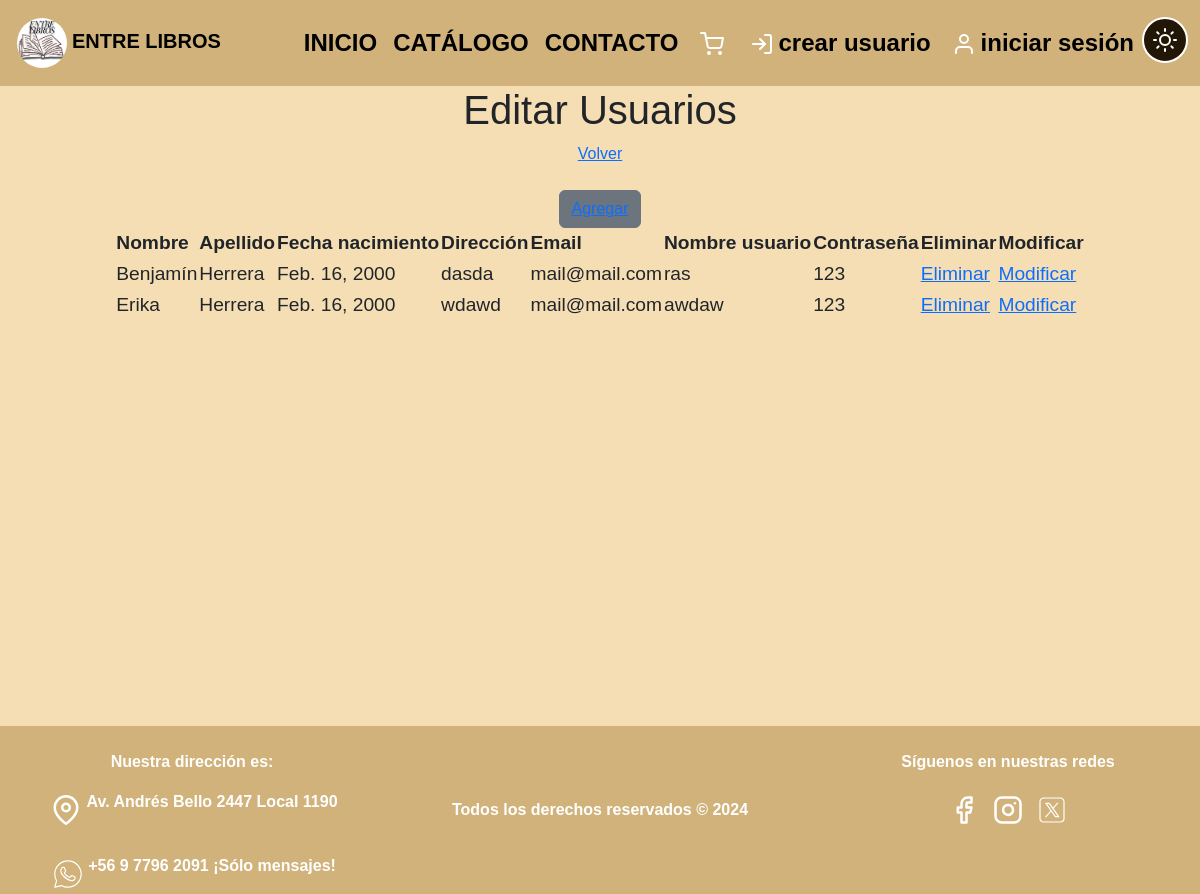
The app's page /entreLibros/crud_usuarios, older data.
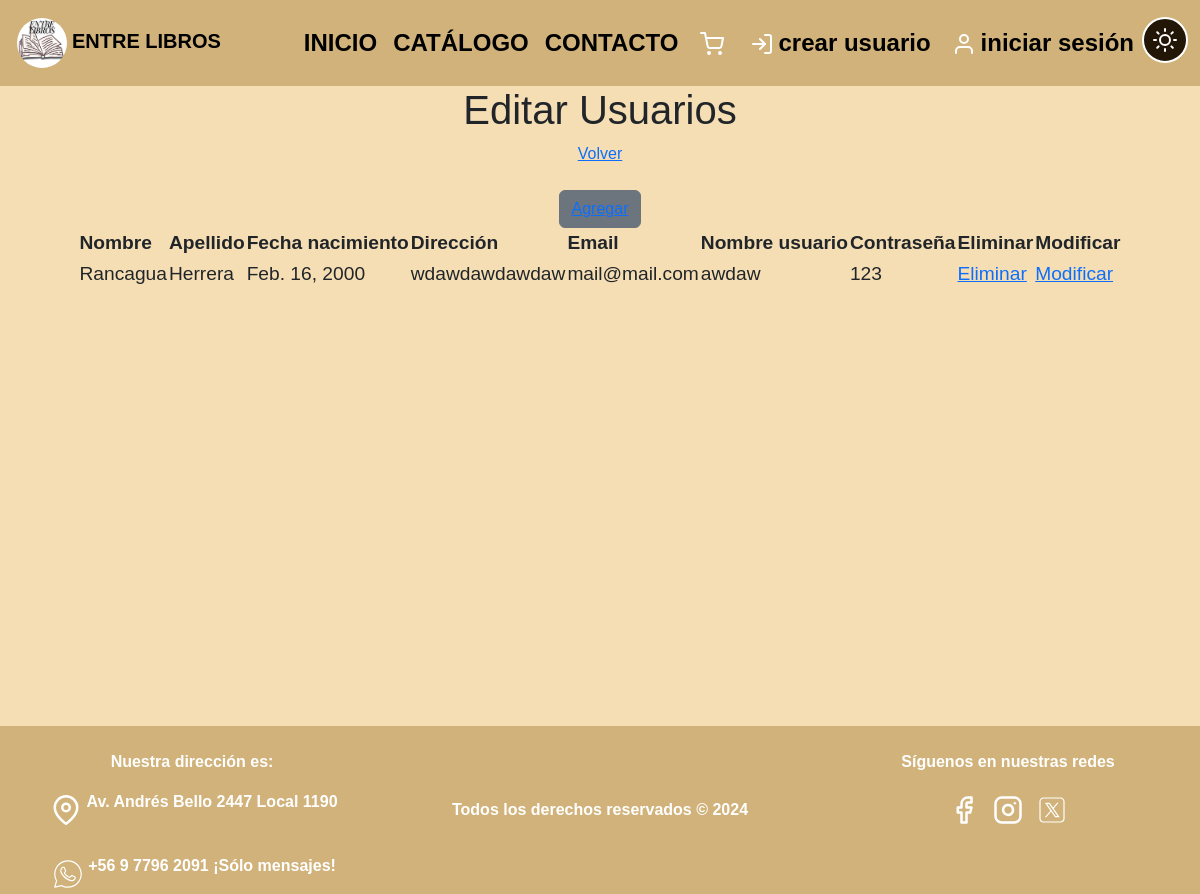
The same page, newer data.
### entreLibros/models.py (models this page shows, shortened)
class Usuario(models.Model):
    id_usuario      = models.AutoField(primary_key=True)
    nombre          = models.CharField(max_length=30)
    apellido        = models.CharField(max_length=30)
    fec_nac         = models.DateField(blank=False, null=False)
    direccion       = models.CharField(max_length=100)
    user_name       = models.CharField(max_length=20)
    correo          = models.EmailField(max_length=100)
    password        = models.CharField(max_length=100)

### entreLibros/views.py (the view)
# urls.py: path('crud_usuarios', views.crud_usuarios, name='crud_usuarios'),
def crud_usuarios(request):
    usuarios = Usuario.objects.all()
    context = {'usuarios': usuarios}
    print("Enviando datos usuarios_list")
    return render(request, 'entreLibros/usuarios_list.html', context)

### entreLibros/templates/entreLibros/usuarios_list.html (shortened to what this page needs)
<!DOCTYPE html>
<html lang="es">
  <head>
    {% load static %}
    <link rel="stylesheet" href="{% static 'CSS/style.css'%}" />
    <link rel="stylesheet" href="{% static 'CSS/styleCrud.css' %}" />
    <link
      href="https://cdn.jsdelivr.net/npm/bootstrap@5.3.3/dist/css/bootstrap.min.css"
      rel="stylesheet"
    />
  </head>
  <body>
    <nav
      id="navbar"
      class="navbar navbar-expand-lg text-uppercase fw-bold light-mode-footer"
    >
      <div class="container-fluid">
        <a class="navbar-brand" href="index.html"
          ><img
            src="{% static 'assets/ENTRE LIBROS.png' %}"
            class="rounded-circle"
            style="width: 60px"
          />Entre Libros</a
        >
        <div class="collapse navbar-collapse" id="navbarSupportedContent">
          <ul class="navbar-nav mb-2 mb-lg-0 fs-4 ms-auto">
            <li class="nav-item">
              <a class="nav-link active" aria-current="page" href="index.html"
                >Inicio</a
              >
            </li>
            <li class="nav-item">
              <a class="nav-link active" href="catalogo.html">Catálogo</a>
            </li>
            <li class="nav-item">
              <a class="nav-link active" href="contacto.html">Contacto</a>
            </li>
            <li>
              <a class="nav-link" href="carrito.html"
                ><img src="{% static 'assets/shopping-cart.svg' %}" alt=""
              /></a>
            </li>
            <li class="nav-item">
              <a class="nav-link active text-lowercase" href="crearUsuario.html"
                ><img src="{% static 'assets/log-in.svg' %}" alt="" />Crear
                usuario</a
              >
            </li>
            <li class="nav-item">
              <a class="nav-link active text-lowercase" href="login.html"
                ><img src="{% static 'assets/user.svg' %}" alt="" />iniciar
                sesión</a
              >
            </li>
            <li>
              <button
                class="btn fw-bold margin-left-3 rounded-circle p-1"
                id="modo-btn"
                style="
                  background-color: #221606;
                  border: white 2px;
                  border-style: solid;
                "
                onclick="toggleTheme()"
              >
                <img src="{% static 'assets/sun.svg' %}" alt="" />
              </button>
            </li>
          </ul>
        </div>
      </div>
    </nav>
    <div class="contenido">
      <h1>Editar Usuarios</h1>
      <div class="d-flex justify-content-center">
        <a href="admin.html">Volver</a>
      </div>
      <br />
      <div class="containerAgregar text-center">
        <button type="button" class="btn btn-secondary">
          <a href="{% url 'usuariosAdd' %}">Agregar</a>
        </button>
      </div>
      <table>
        {% if usuarios %}
        <th>Nombre</th>
        <th>Apellido</th>
        <th>Fecha nacimiento</th>
        <th>Dirección</th>
        <th>Email</th>
        <th>Nombre usuario</th>
        <th>Contraseña</th>
        <th>Eliminar</th>
        <th>Modificar</th>
        {% for x in usuarios %}
        <tr>
          <td>{{ x.nombre }}</td>
          <td>{{x.apellido}}</td>
          <td>{{x.fec_nac}}</td>
          <td>{{x.direccion}}</td>
          <td>{{x.correo}}</td>
          <td>{{x.user_name}}</td>
          <td>{{x.password}}</td>
          <td>
            <a href="{% url 'usuarios_del' pk=x.id_usuario %}">Eliminar</a>
          </td>
          <td>
            <a href="{% url 'usuarios_edit' pk=x.id_usuario %}">Modificar</a>
          </td>
        </tr>
        {% endfor %} {% endif %}
      </table>
    </div>
    <footer id="footer" class="light-mode-footer">
      <div class="row">
        <div class="col-4 text-center">
          <br />
          <p>Nuestra dirección es:</p>
          <div class="direccion d-flex justify-content-center">
            <a
              href="https://www.google.com/maps/place/Andr%C3%A9s+Bello+2447,+Local+1190,+7510689+Providencia,+Regi%C3%B3n+Metropolitana"
              ><img
                class="iconoFooter"
                src="{% static 'assets/map-pin.svg' %}"
                class="p-3"
              />
            </a>
            <p>Av. Andrés Bello 2447 Local 1190</p>
          </div>
          <br />
          <div class="telefono d-flex justify-content-center">
            <a href="https://web.whatsapp.com/"
              ><img
                class="iconoFooter"
                src="{% static 'assets/icons8-whatsapp(blanco).svg' %}"
                alt=""
            /></a>
            <p>+56 9 7796 2091 ¡Sólo mensajes!</p>
          </div>
        </div>
        <div class="mt-5 col-4">
          <br />
          <p>Todos los derechos reservados © 2024</p>
        </div>
        <div class="col-4">
          <br />
          <p>Síguenos en nuestras redes</p>
          <a href="https://www.facebook.com/"
            ><img
              class="iconoFooter"
              src="{% static 'assets/facebook.svg' %}"
              class="p-3"
              alt=""
          /></a>
          <a href="https://www.instagram.com/"
            ><img
              class="iconoFooter"
              src="{% static 'assets/instagram.svg' %}"
              class="p-3"
              alt=""
          /></a>
          <a href="https://x.com/"
            ><img
              class="iconoFooter"
              src="{% static 'assets/icons8-twitterx.svg' %}"
              class="p-3"
              alt=""
          /></a>
        </div>
      </div>
    </footer>
  </body>
</html>

### static/CSS/style.css (style rules this page uses)
body { margin: 0 !important; padding: 0 !important; font-family: "Franklin Gothic Medium", "Arial Narrow", Arial, sans-serif !important; min-height: 100vh; width: 100%; }
.contenido { min-height: 80vh; width: 100%; background-color: wheat; transition: background-color 0.5s; }
.light-mode-footer { background-color: #d0b27a; color: white; font-weight: bold; }
.navbar img { padding: 5px; transition: transform 0.3s ease; }
footer { width: 100%; min-height: 20vh; color: white; text-align: center; background-color: rgb(124, 67, 29); overflow: hidden; }
.iconoFooter { width: 40px; padding: 5px; transition: transform 0.3s ease; }

### static/CSS/styleCrud.css (style rules this page uses)
body { margin: 0 !important; padding: 0 !important; }
h1 { text-align: center; }
table { margin: auto !important; padding: 100px !important; font-size: larger !important; }

Row changes from the older to the newer data that the page shows:
removed Usuario: nombre "Benjamín", apellido "Herrera", fec_nac "Feb. 16, 2000", direccion "dasda", correo "mail@mail.com", user_name "ras", password "123"
removed Usuario: nombre "Erika", apellido "Herrera", fec_nac "Feb. 16, 2000", direccion "wdawd", correo "mail@mail.com", user_name "awdaw", password "123"
added Usuario: nombre "Rancagua", apellido "Herrera", fec_nac "Feb. 16, 2000", direccion "wdawdawdawdaw", correo "mail@mail.com", user_name "awdaw", password "123"
